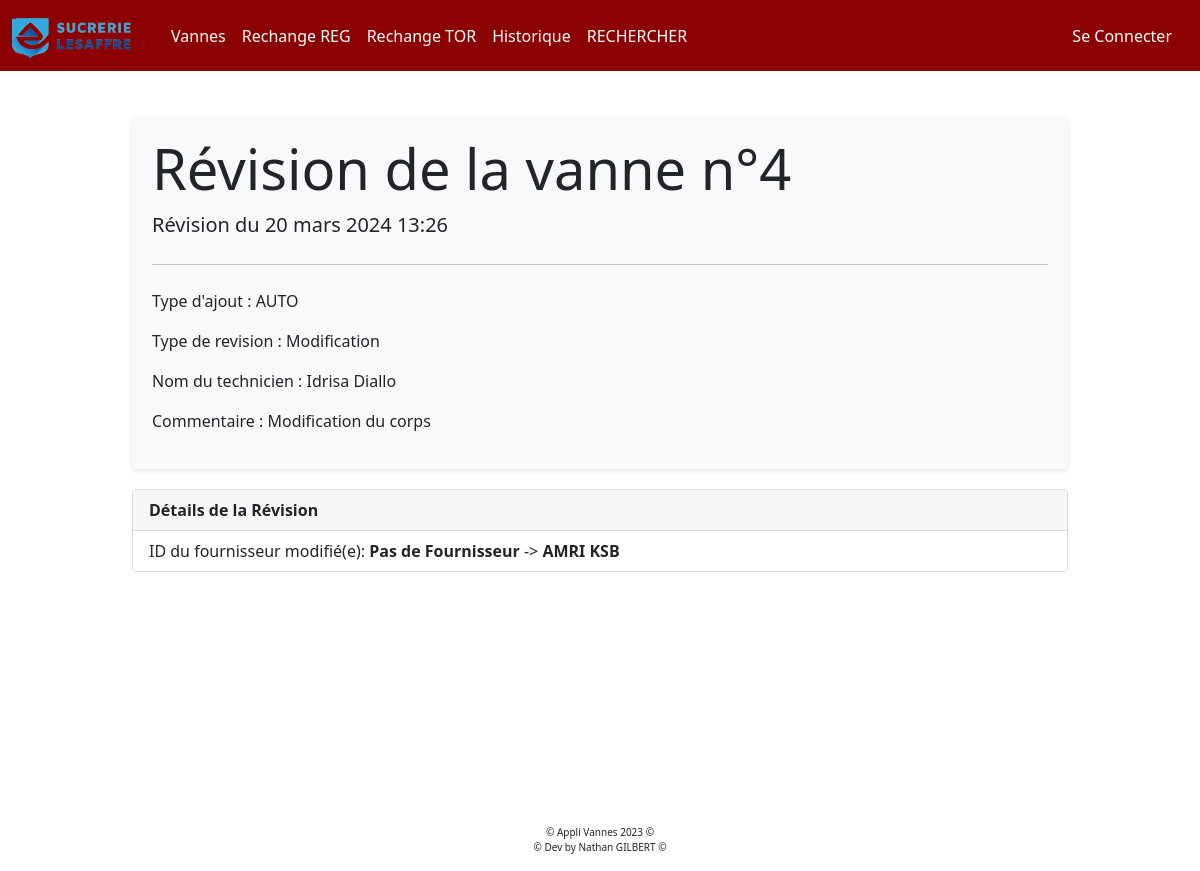
Screenshot of /vanne/302/detailrevision with the database file from the repository.
### appliVanne/models.py (models this page shows)
class REVISON(models.Model):
    class Meta:
        db_table = 'REVISION'
    id_revision = models.AutoField(primary_key=True, unique=True, verbose_name="ID de la révision")
    id_revision_vanne =  models.IntegerField(null=True, blank=True, default=0, verbose_name="ID de la révision de la vanne")
    rev_id_vanne = models.IntegerField(null=True, blank=True, default=0, verbose_name="ID de la vanne")
    date_revision = models.DateTimeField(null=True, blank=True, verbose_name="Date de la révision")
    type_revision =  models.ForeignKey('TYPEREVISION', to_field='id_type_revision', on_delete=models.CASCADE, null=True, verbose_name="ID du  type de revision")
    commentaire_revision = models.CharField(max_length=255, null=True, blank=True, default='Aucun commentaire', verbose_name="Commentaire de révision")
    detail_commentaire = models.CharField( max_length=1500000,null=True, blank=True, default='Aucun détail', verbose_name="Détail de révision")
    nom_technicien =models.ForeignKey(User, to_field='id', on_delete=models.CASCADE, null=True, verbose_name="ID du  type de revision")
    ajout_revision = models.CharField(max_length=255, null=True, blank=True, default='AUTO', verbose_name="Ajout de révision")

class TypeRevision(models.Model):
    class Meta:
        db_table = 'TYPEREVISION'
    id_type_revision = models.AutoField(primary_key=True, unique=True, verbose_name="ID du type de révision")
    type_revision = models.CharField(max_length=255, blank=True, verbose_name="Type de révision")

### appliVanne/views.py (the view)
# urls.py: path('vanne/<int:id_revision>/detailrevision', views.detail_revision, name='detail_revision'),
def detail_revision(request, id_revision):
    infoRev = get_object_or_404(REVISON,id_revision=id_revision)
    return render(request, "appliVanne/detailRevision.html", { "infoRevision":infoRev })

### appliVanne/templates/appliVanne/detailRevision.html (shortened to what this page needs)
{% extends "appliVanne/base.html" %} {% load static %} {% block title %} Révision {% endblock %}
{% block main %}
<div class="container mt-4">
    <div class="jumbotron">
        <h1 class="display-4">Révision de la vanne n°{{ infoRevision.rev_id_vanne }}</h1>
        <p class="lead">Révision du {{ infoRevision.date_revision }}</p>
        <hr class="my-4">
        <p>Type d'ajout : {{ infoRevision.ajout_revision }}</p>
        <p>Type de revision : {{ infoRevision.type_revision.type_revision }}</p>
        <p>Nom du technicien : {{ infoRevision.nom_technicien.first_name }} {{infoRevision.nom_technicien.last_name}}</p>
        <p>Commentaire : {{ infoRevision.commentaire_revision }}</p>
    </div>
    <div class="card">
        <div class="card-header">
            Détails de la Révision
        </div>
        <ul class="list-group list-group-flush">
            <li class="list-group-item">{{ infoRevision.detail_commentaire | safe}}</li>
        </ul>
    </div>
</div>
{% endblock %}

### appliVanne/templates/appliVanne/detailRevision.html (style rules this page uses)
.container { width: 80%; margin: auto; padding-top: 20px; }
.jumbotron { background-color: #f8f9fa; border-radius: 5px; padding: 20px; box-shadow: 0 2px 4px rgba(0,0,0,.1); }
.card { border: 1px solid #ddd; margin-top: 20px; }
.card-header { background-color: #f7f7f7; font-weight: bold; }
.list-group-item { border: none; border-bottom: 1px solid #eee; }
.list-group-item:last-child { border-bottom: none; }

### rows the page displays
REVISON: rev_id_vanne "4", date_revision "20 mars 2024 13:26", ajout_revision "AUTO", type_revision.type_revision "Modification", nom_technicien.first_name "Idrisa", nom_technicien.last_name "Diallo", commentaire_revision "Modification du corps", detail_commentaire "ID du fournisseur modifié(e): Pas de Fournisseur -> AMRI KSB"
